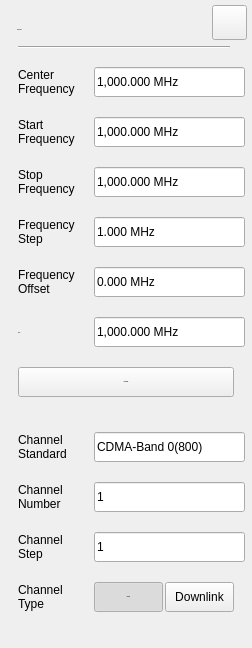
<?xml version="1.0" encoding="UTF-8"?>
<ui version="4.0">
 <class>RtSa_Dialog_FreqSetup</class>
 <widget class="QWidget" name="RtSa_Dialog_FreqSetup">
  <property name="geometry">
   <rect>
    <x>0</x>
    <y>0</y>
    <width>252</width>
    <height>648</height>
   </rect>
  </property>
  <property name="windowTitle">
   <string>Form</string>
  </property>
  <property name="styleSheet">
   <string notr="true">/*
#line
{
	background-color:rgba(46,46,46,1);
}

#widget&gt;QPushButton
{
	color:rgba(123, 123, 123,1);
	font: 75 13px &quot;Arial&quot;;
	border-style:flat;
	font-weight:bold;
}

#pb_Uplink:checked
{
	padding: 8px 14px 7px 15px;
	background-image: url(:/rtsa/image/fre_checked_left.png);
}
#pb_Uplink:!checked
{
padding: 8px 14px 7px 15px;
	background-image: url(:/rtsa/image/fre_checked_right.png);
}

#pb_Downlink:checked
{
padding: 8px 5px 7px 6px;
	background-image: url(:/rtsa/image/fre_checked_right.png);
	background-position:right;
}

#pb_Downlink:!checked
{
padding: 8px 5px 7px 6px;
	background-image: url(:/rtsa/image/fre_checked_left.png);
	background-position:right;
}

#widget
{
	background-color:rgba(211,211,211,0.9);
}
#widget&gt;QLabel
{
font: 75 13px &quot;Arial&quot;;
}
RtSa_LineEdit
{
	background-color:rgba(255,255,255,0.6);
	color:rgba(162, 115, 0,1);
	padding:8px 8px 7px 10px ;
	font: 75 12px &quot;Arial&quot;;
	font-weight:bold;
}
RtSa_LineEdit:focus
{
  outline: none;
  border:2px solid rgba(162,115,0,1);
}
*/
/*******************indoor**********************/

#RtSa_Dialog_FreqSetup[status  =  &quot;indoor&quot;] #widget
{
	background-color:rgba(211,211,211,0.9);
}

#RtSa_Dialog_FreqSetup[status  =  &quot;indoor&quot;] #line
{
	background-color:rgba(46,46,46,1);
}

#RtSa_Dialog_FreqSetup[status  =  &quot;indoor&quot;] #widget&gt;QPushButton
{
	color:rgba(123, 123, 123,1);
	font: 75 13px &quot;Arial&quot;;
	border-style:flat;
	font-weight:bold;
}
#RtSa_Dialog_FreqSetup[status  =  &quot;indoor&quot;] #widget&gt;QPushButton:checked
{
	color:rgba(87, 87, 87,1);
}

#RtSa_Dialog_FreqSetup[status  =  &quot;indoor&quot;] #pb_Uplink:checked
{
	padding: 8px 14px 7px 15px;
	background-image: url(:/rtsa/image/fre_checked_left.png);
}
#RtSa_Dialog_FreqSetup[status  =  &quot;indoor&quot;] #pb_Uplink:!checked
{
	padding: 8px 14px 7px 15px;
	background-image: url(:/rtsa/image/fre_checked_right.png);
}

#RtSa_Dialog_FreqSetup[status  =  &quot;indoor&quot;] #pb_Downlink:checked
{
padding: 8px 5px 7px 6px;
	background-image: url(:/rtsa/image/fre_checked_right.png);
	background-position:right;
}

#RtSa_Dialog_FreqSetup[status  =  &quot;indoor&quot;] #pb_Downlink:!checked
{
padding: 8px 5px 7px 6px;
	background-image: url(:/rtsa/image/fre_checked_left.png);
	background-position:right;
}

#RtSa_Dialog_FreqSetup[status  =  &quot;indoor&quot;] #widget&gt;QLabel
{
	font: 75 13px &quot;Arial&quot;;
	color:rgba(46,46,46,1);
}

#RtSa_Dialog_FreqSetup[status  =  &quot;indoor&quot;] RtSa_LineEdit,
#RtSa_Dialog_FreqSetup[status  =  &quot;indoor&quot;] RtSa_LineEdit:disable
{
	background:rgba(255,255,255,1);
	color:rgba(162, 115, 0,1);
	padding:8px 6px 7px 6px ;
	font: 75 13px &quot;Arial&quot;;
	font-weight:bold;
}
#RtSa_Dialog_FreqSetup[status  =  &quot;indoor&quot;] RtSa_LineEdit:focus
{
	outline: none;
	border:2px solid rgba(162,115,0,1);
	padding:6px 6px 5px 8px ;
}
/*******************outdoor**********************/

#RtSa_Dialog_FreqSetup[status  =  &quot;outdoor&quot;] #widget
{
	background-color:rgba(211,211,211,0.9);
}
#RtSa_Dialog_FreqSetup[status  =  &quot;outdoor&quot;] #line
{
	background-color:rgba(46,46,46,1);
}

#RtSa_Dialog_FreqSetup[status  =  &quot;outdoor&quot;] #widget&gt;QPushButton
{
	color:rgba(123, 123, 123,1);
	font: 75 13px &quot;Arial&quot;;
	border-style:flat;
	font-weight:bold;
}
#RtSa_Dialog_FreqSetup[status  =  &quot;outdoor&quot;] #widget&gt;QPushButton:checked
{
	color:rgba(87, 87, 87,1);
}

#RtSa_Dialog_FreqSetup[status  =  &quot;outdoor&quot;] #pb_Uplink:checked
{
	padding: 8px 14px 7px 15px;
	background-image: url(:/rtsa/image/fre_checked_left.png);
}
#RtSa_Dialog_FreqSetup[status  =  &quot;outdoor&quot;] #pb_Uplink:!checked
{
	padding: 8px 14px 7px 15px;
	background-image: url(:/rtsa/image/fre_checked_right.png);
}

#RtSa_Dialog_FreqSetup[status  =  &quot;outdoor&quot;] #pb_Downlink:checked
{
padding: 8px 5px 7px 6px;
	background-image: url(:/rtsa/image/fre_checked_right.png);
	background-position:right;
}

#RtSa_Dialog_FreqSetup[status  =  &quot;outdoor&quot;] #pb_Downlink:!checked
{
padding: 8px 5px 7px 6px;
	background-image: url(:/rtsa/image/fre_checked_left.png);
	background-position:right;
}

#RtSa_Dialog_FreqSetup[status  =  &quot;outdoor&quot;] #widget&gt;QLabel
{
	font: 75 13px &quot;Arial&quot;;
	color:rgba(46,46,46,1);
}

#RtSa_Dialog_FreqSetup[status  =  &quot;outdoor&quot;] RtSa_LineEdit,
#RtSa_Dialog_FreqSetup[status  =  &quot;outdoor&quot;] RtSa_LineEdit:disable
{
	background:rgba(255,255,255,1);
	color:rgba(162, 115, 0,1);
	padding:8px 6px 7px 6px ;
	font: 75 13px &quot;Arial&quot;;
	font-weight:bold;
}
#RtSa_Dialog_FreqSetup[status  =  &quot;outdoor&quot;] RtSa_LineEdit:focus
{
	outline: none;
	border:2px solid rgba(162,115,0,1);
	padding:6px 6px 5px 8px ;
}
/*******************night**********************/
#RtSa_Dialog_FreqSetup[status  =  &quot;night&quot;] #widget
{
	/*background-color: rgba(251, 219, 167,0.9);*/
   background-color:rgba(208,182,139,0.9);
}
#RtSa_Dialog_FreqSetup[status  =  &quot;night&quot;] #line
{
	background-color:rgba(46,46,46,1);
}

#RtSa_Dialog_FreqSetup[status  =  &quot;night&quot;] #widget&gt;QPushButton
{
	color:rgba(123, 123, 123,1);
	font: 75 13px &quot;Arial&quot;;
	border-style:flat;
	font-weight:bold;
}
#RtSa_Dialog_FreqSetup[status  =  &quot;night&quot;] #widget&gt;QPushButton:checked
{
	color:rgba(87, 87, 87,1);
}

#RtSa_Dialog_FreqSetup[status  =  &quot;night&quot;] #pb_Uplink:checked
{
	padding: 8px 14px 7px 15px;
	background-image: url(:/rtsa/image/fre_checked_left.png);
}
#RtSa_Dialog_FreqSetup[status  =  &quot;night&quot;] #pb_Uplink:!checked
{
	padding: 8px 14px 7px 15px;
	background-image: url(:/rtsa/image/fre_checked_right.png);
}

#RtSa_Dialog_FreqSetup[status  =  &quot;night&quot;] #pb_Downlink:checked
{
padding: 8px 5px 7px 6px;
	background-image: url(:/rtsa/image/fre_checked_right.png);
	background-position:right;
}

#RtSa_Dialog_FreqSetup[status  =  &quot;night&quot;] #pb_Downlink:!checked
{
padding: 8px 5px 7px 6px;
	background-image: url(:/rtsa/image/fre_checked_left.png);
	background-position:right;
}

#RtSa_Dialog_FreqSetup[status  =  &quot;night&quot;] #widget&gt;QLabel
{
	font: 75 13px &quot;Arial&quot;;
	color:rgba(46,46,46,1);
}

#RtSa_Dialog_FreqSetup[status  =  &quot;night&quot;] 
RtSa_LineEdit
{
	background: rgba(251,220,167,0.60);
   color:rgba(159,98,0,1);
	padding:8px 8px 7px 10px ;
	font: 75 13px &quot;Arial&quot;;
	font-weight:bold;
}
#RtSa_Dialog_FreqSetup[status  =  &quot;night&quot;] 
RtSa_LineEdit:disable
{
color:rgba(133,133,133,0.6);
}
#RtSa_Dialog_FreqSetup[status  =  &quot;night&quot;] RtSa_LineEdit:focus
{
	outline: none;
	border:2px solid rgba(162,115,0,1);
}</string>
  </property>
  <property name="status" stdset="0">
   <string>night</string>
  </property>
  <widget class="QWidget" name="widget" native="true">
   <property name="geometry">
    <rect>
     <x>0</x>
     <y>0</y>
     <width>254</width>
     <height>648</height>
    </rect>
   </property>
   <property name="styleSheet">
    <string notr="true"/>
   </property>
   <widget class="QLabel" name="label_4">
    <property name="geometry">
     <rect>
      <x>18</x>
      <y>117</y>
      <width>71</width>
      <height>30</height>
     </rect>
    </property>
    <property name="text">
     <string>Start
Frequency</string>
    </property>
   </widget>
   <widget class="QLabel" name="label_2">
    <property name="geometry">
     <rect>
      <x>18</x>
      <y>67</y>
      <width>71</width>
      <height>30</height>
     </rect>
    </property>
    <property name="text">
     <string>Center
Frequency</string>
    </property>
   </widget>
   <widget class="QLabel" name="label_13">
    <property name="geometry">
     <rect>
      <x>18</x>
      <y>482</y>
      <width>71</width>
      <height>30</height>
     </rect>
    </property>
    <property name="text">
     <string>Channel
Number</string>
    </property>
   </widget>
   <widget class="RtSa_LineEdit" name="LedChStd">
    <property name="geometry">
     <rect>
      <x>94</x>
      <y>432</y>
      <width>151</width>
      <height>30</height>
     </rect>
    </property>
    <property name="text">
     <string>CDMA-Band 0(800)</string>
    </property>
    <property name="readOnly">
     <bool>true</bool>
    </property>
   </widget>
   <widget class="RtSa_LineEdit" name="LedStopFreq">
    <property name="geometry">
     <rect>
      <x>94</x>
      <y>167</y>
      <width>151</width>
      <height>30</height>
     </rect>
    </property>
    <property name="text">
     <string>1,000.000 MHz</string>
    </property>
    <property name="readOnly">
     <bool>true</bool>
    </property>
   </widget>
   <widget class="QLabel" name="label_9">
    <property name="geometry">
     <rect>
      <x>18</x>
      <y>217</y>
      <width>71</width>
      <height>30</height>
     </rect>
    </property>
    <property name="text">
     <string>Frequency
Step</string>
    </property>
   </widget>
   <widget class="RtSa_LineEdit" name="LedCenterFreq">
    <property name="geometry">
     <rect>
      <x>94</x>
      <y>67</y>
      <width>151</width>
      <height>30</height>
     </rect>
    </property>
    <property name="styleSheet">
     <string notr="true"/>
    </property>
    <property name="text">
     <string>1,000.000 MHz</string>
    </property>
    <property name="maxLength">
     <number>13124124</number>
    </property>
    <property name="readOnly">
     <bool>true</bool>
    </property>
   </widget>
   <widget class="QLabel" name="label_12">
    <property name="geometry">
     <rect>
      <x>18</x>
      <y>532</y>
      <width>71</width>
      <height>30</height>
     </rect>
    </property>
    <property name="text">
     <string>Channel
Step</string>
    </property>
   </widget>
   <widget class="QLabel" name="label_3">
    <property name="geometry">
     <rect>
      <x>18</x>
      <y>325</y>
      <width>71</width>
      <height>16</height>
     </rect>
    </property>
    <property name="font">
     <font>
      <family>Arial</family>
      <pointsize>-1</pointsize>
      <weight>9</weight>
      <italic>false</italic>
      <bold>false</bold>
     </font>
    </property>
    <property name="text">
     <string>Span</string>
    </property>
   </widget>
   <widget class="RtSa_LineEdit" name="LedStartFreq">
    <property name="geometry">
     <rect>
      <x>94</x>
      <y>117</y>
      <width>151</width>
      <height>30</height>
     </rect>
    </property>
    <property name="text">
     <string>1,000.000 MHz</string>
    </property>
    <property name="readOnly">
     <bool>true</bool>
    </property>
   </widget>
   <widget class="RtSa_LineEdit" name="LedChannel">
    <property name="geometry">
     <rect>
      <x>94</x>
      <y>482</y>
      <width>151</width>
      <height>30</height>
     </rect>
    </property>
    <property name="text">
     <string>1</string>
    </property>
    <property name="readOnly">
     <bool>true</bool>
    </property>
   </widget>
   <widget class="RtSa_LineEdit" name="LedSpan">
    <property name="geometry">
     <rect>
      <x>94</x>
      <y>317</y>
      <width>151</width>
      <height>30</height>
     </rect>
    </property>
    <property name="text">
     <string>1,000.000 MHz</string>
    </property>
    <property name="readOnly">
     <bool>true</bool>
    </property>
   </widget>
   <widget class="QLabel" name="label_6">
    <property name="geometry">
     <rect>
      <x>18</x>
      <y>267</y>
      <width>71</width>
      <height>30</height>
     </rect>
    </property>
    <property name="text">
     <string>Frequency
Offset</string>
    </property>
   </widget>
   <widget class="RtSa_LineEdit" name="LedOffsetFreq">
    <property name="geometry">
     <rect>
      <x>94</x>
      <y>267</y>
      <width>151</width>
      <height>30</height>
     </rect>
    </property>
    <property name="styleSheet">
     <string notr="true"/>
    </property>
    <property name="text">
     <string>0.000 MHz</string>
    </property>
    <property name="readOnly">
     <bool>true</bool>
    </property>
   </widget>
   <widget class="QPushButton" name="pb_FullSpan">
    <property name="geometry">
     <rect>
      <x>18</x>
      <y>367</y>
      <width>216</width>
      <height>30</height>
     </rect>
    </property>
    <property name="font">
     <font>
      <family>Arial</family>
      <pointsize>-1</pointsize>
      <weight>75</weight>
      <italic>false</italic>
      <bold>true</bold>
     </font>
    </property>
    <property name="styleSheet">
     <string notr="true">/*QPushButton{
	font: 75 13px &quot;Arial&quot;;
	color:rgba(255,255,255,1);
	padding:0px;
	text-align:center;
}
QPushButton
{
	
	background-image: url(:/rtsa/image/btn_w70_normal.png);
}
QPushButton:pressed
{
	
	background-image: url(:/rtsa/image/btn_w70_click.png);
}*/
#RtSa_Dialog_FreqSetup[status = &quot;indoor&quot;]
#pb_FullSpan
{
	font: 75 13px &quot;Arial&quot;;
	font-weight:bold;
	color: rgba(255, 255, 255, 1);	
	background-image: url(:/rtsa/image/btn_w216_nor.png);
}
#RtSa_Dialog_FreqSetup[status = &quot;indoor&quot;]
#pb_FullSpan:pressed
{
	background-image: url(:/rtsa/image/btn_w216_click.png);
}

#RtSa_Dialog_FreqSetup[status = &quot;outdoor&quot;]
#pb_FullSpan
{
	font: 75 13px &quot;Arial&quot;;
	font-weight:bold;
	color: rgba(0, 0, 0, 1);	
	background-image: url(:/rtsa/image/outdoor/btn_w216_nor.png);
}
#RtSa_Dialog_FreqSetup[status = &quot;outdoor&quot;]
#pb_FullSpan:pressed
{
	background-image: url(:/rtsa/image/btn_w216_click.png);
}

#RtSa_Dialog_FreqSetup[status = &quot;night&quot;]
#pb_FullSpan
{
	font: 75 13px &quot;Arial&quot;;
	font-weight:bold;
	color: #FBDBA7;
	background-image: url(:/rtsa/image/btn_w216_nor.png);
}
#RtSa_Dialog_FreqSetup[status = &quot;night&quot;]
#pb_FullSpan:pressed
{
	background-image: url(:/rtsa/image/btn_w216_click.png);
}</string>
    </property>
    <property name="text">
     <string>Full Span</string>
    </property>
    <property name="checkable">
     <bool>true</bool>
    </property>
   </widget>
   <widget class="RtSa_LineEdit" name="LedChStep">
    <property name="geometry">
     <rect>
      <x>94</x>
      <y>532</y>
      <width>151</width>
      <height>30</height>
     </rect>
    </property>
    <property name="text">
     <string>1</string>
    </property>
    <property name="readOnly">
     <bool>true</bool>
    </property>
   </widget>
   <widget class="QLabel" name="label_8">
    <property name="geometry">
     <rect>
      <x>18</x>
      <y>432</y>
      <width>71</width>
      <height>30</height>
     </rect>
    </property>
    <property name="text">
     <string>Channel
Standard</string>
    </property>
   </widget>
   <widget class="QLabel" name="label_11">
    <property name="geometry">
     <rect>
      <x>18</x>
      <y>167</y>
      <width>71</width>
      <height>30</height>
     </rect>
    </property>
    <property name="text">
     <string>Stop
Frequency</string>
    </property>
   </widget>
   <widget class="RtSa_LineEdit" name="LedFreqStep">
    <property name="geometry">
     <rect>
      <x>94</x>
      <y>217</y>
      <width>151</width>
      <height>30</height>
     </rect>
    </property>
    <property name="text">
     <string>1.000 MHz</string>
    </property>
    <property name="readOnly">
     <bool>true</bool>
    </property>
   </widget>
   <widget class="QLabel" name="label_14">
    <property name="geometry">
     <rect>
      <x>18</x>
      <y>582</y>
      <width>71</width>
      <height>30</height>
     </rect>
    </property>
    <property name="text">
     <string>Channel
Type</string>
    </property>
   </widget>
   <widget class="QPushButton" name="pb_Uplink">
    <property name="geometry">
     <rect>
      <x>94</x>
      <y>582</y>
      <width>69</width>
      <height>30</height>
     </rect>
    </property>
    <property name="font">
     <font>
      <family>Arial</family>
      <pointsize>-1</pointsize>
      <weight>75</weight>
      <italic>false</italic>
      <bold>true</bold>
     </font>
    </property>
    <property name="text">
     <string>Uplink</string>
    </property>
    <property name="checkable">
     <bool>true</bool>
    </property>
    <property name="checked">
     <bool>true</bool>
    </property>
    <attribute name="buttonGroup">
     <string notr="true">ChannelType</string>
    </attribute>
   </widget>
   <widget class="QPushButton" name="pb_Downlink">
    <property name="geometry">
     <rect>
      <x>165</x>
      <y>582</y>
      <width>69</width>
      <height>30</height>
     </rect>
    </property>
    <property name="text">
     <string>Downlink</string>
    </property>
    <property name="checkable">
     <bool>true</bool>
    </property>
    <attribute name="buttonGroup">
     <string notr="true">ChannelType</string>
    </attribute>
   </widget>
   <widget class="QLabel" name="lblTitle">
    <property name="geometry">
     <rect>
      <x>17</x>
      <y>19</y>
      <width>111</width>
      <height>22</height>
     </rect>
    </property>
    <property name="font">
     <font>
      <family>Arial</family>
      <pointsize>-1</pointsize>
      <weight>75</weight>
      <italic>false</italic>
      <bold>true</bold>
     </font>
    </property>
    <property name="styleSheet">
     <string notr="true">#lblTitle
{
	font: 75 20px &quot;Arial&quot;;
	color:rgba(46,46,46,1);
	line-height:23px;
	font-weight:bold;
}</string>
    </property>
    <property name="text">
     <string>Frequency</string>
    </property>
   </widget>
   <widget class="QPushButton" name="pb_cancel">
    <property name="geometry">
     <rect>
      <x>212</x>
      <y>5</y>
      <width>35</width>
      <height>35</height>
     </rect>
    </property>
    <property name="styleSheet">
     <string notr="true">#RtSa_Dialog_FreqSetup[status = &quot;indoor&quot;]
#pb_cancel
{
background-color:rgba(0,0,0,0);
background-image: url(:/rtsa/image/btn_close_normal.png);
}
#RtSa_Dialog_FreqSetup[status = &quot;indoor&quot;]
#pb_cancel:pressed
{
background-image: url(:/rtsa/image/btn_close_click.png);
}

#RtSa_Dialog_FreqSetup[status = &quot;outdoor&quot;]
#pb_cancel
{
background-color:rgba(0,0,0,0);
background-image: url(:/rtsa/image/btn_close_normal.png);
}
#RtSa_Dialog_FreqSetup[status = &quot;outdoor&quot;]
#pb_cancel:pressed
{
background-image: url(:/rtsa/image/btn_close_click.png);
}
#RtSa_Dialog_FreqSetup[status  =  &quot;night&quot;]  
#pb_cancel
{
background-color:rgba(0,0,0,0);
border-image: url(:/rtsa/image/night/btn_close_normal.png);
}
#RtSa_Dialog_FreqSetup[status  =  &quot;night&quot;]  
#pb_cancel:pressed
{
border-image: url(:/rtsa/image/night/btn_close_click.png);
}</string>
    </property>
    <property name="text">
     <string/>
    </property>
   </widget>
   <widget class="Line" name="line">
    <property name="geometry">
     <rect>
      <x>18</x>
      <y>46</y>
      <width>212</width>
      <height>2</height>
     </rect>
    </property>
    <property name="orientation">
     <enum>Qt::Horizontal</enum>
    </property>
   </widget>
  </widget>
 </widget>
 <customwidgets>
  <customwidget>
   <class>RtSa_LineEdit</class>
   <extends>QLineEdit</extends>
   <header location="global">rtsa_lineedit.h</header>
   <slots>
    <signal>clicked()</signal>
   </slots>
  </customwidget>
 </customwidgets>
 <resources/>
 <connections/>
 <buttongroups>
  <buttongroup name="ChannelType"/>
 </buttongroups>
</ui>
